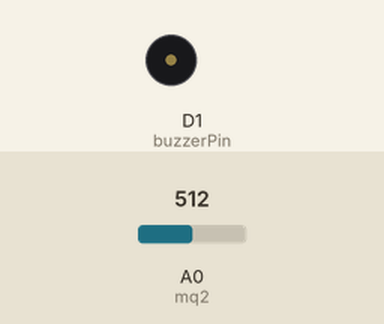
This sketch was run on a simulated ESP8266 (NodeMCU). Parts: buzzer (waves = sounding). The inputs (shaded band) are chosen by the test bench; at power-on: A0 (mq2) = 512. WiFi joins after 1.5 s; servers stay silent unless stated.

Above: at 3.0 s.
3.1 s: A0 (mq2) set to 693
5.0 s: A0 (mq2) set to 716
At 6.2 s:
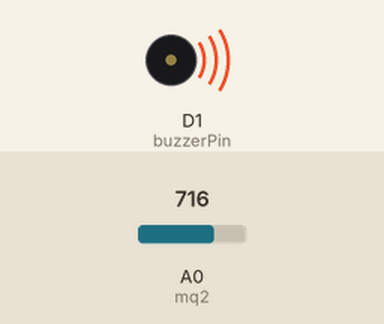
9.1 s: A0 (mq2) set to 690
At 10.6 s:
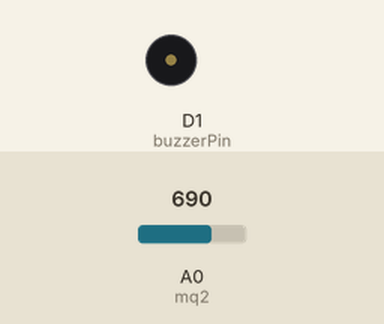
11.3 s: A0 (mq2) set to 710
At 12.6 s:
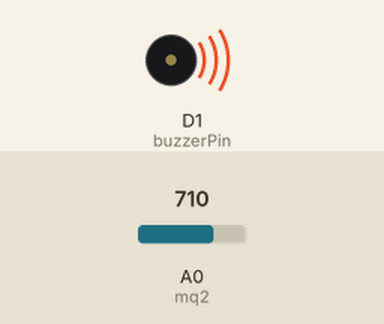
Timing chart, 0 to 14.3 s (numbered marks = the images above; inputs shaded):
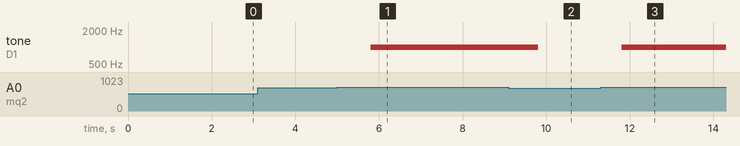

Measured:
- the behaviour switches between 700 and 701 on A0 (mq2) (found by bisection; images 0 and 1)
- after the input at 3.1 s, every drawn part: stays the same
- after the input at 5.0 s, tone on D1 (buzzerPin): silent → 1000 Hz after 0.80 s
- after the input at 9.1 s, tone on D1 (buzzerPin): 1000 Hz → silent after 0.71 s
- after the input at 11.3 s, tone on D1 (buzzerPin): silent → 1000 Hz after 0.50 s

The sketch:

sketch_apr14a.ino
```cpp
#define BLYNK_TEMPLATE_ID "TMPL3LH5lYG90"
#define BLYNK_TEMPLATE_NAME "Project"
#include <ESP8266WiFi.h>
#include <BlynkSimpleEsp8266.h>
BlynkTimer timer;
#define BLYNK_PRINT Serial    // Comment this out to disable prints and save space
char auth[] = "0tLpvolIZvNadprbOUZf3IcQ-kHoo2Wx"; //Enter Authentication code sent by Blynk on your regested email
char ssid[] = "Airtel_Shiva"; // Enter WIFI Name Here
char pass[] = "9940204640"; // Enter WIFI Password Here
int mq2 = A0; // smoke sensor is connected with the analog pin A1
int buzzerPin = D1; // buzzer is connected to digital pin D1
int data = 0;
void setup()
{
  Serial.begin(115200);
  Blynk.begin(auth, ssid, pass);
  pinMode(buzzerPin, OUTPUT); // Initialize buzzer pin as an output
  timer.setInterval(1000L, getSendData);
}

void loop()
{
  timer.run(); // Initiates SimpleTimer
  Blynk.run();
}

void getSendData()
{
  data = analogRead(mq2);
  Blynk.virtualWrite(V2, data);
  if (data > 700)
  {
    Blynk.logEvent("Smoke Detected!");
    // Sound the buzzer when smoke is detected
    tone(buzzerPin, 1000); // You can adjust the frequency as needed
    delay(1000); // Buzz for 1 second
    noTone(buzzerPin); // Turn off the buzzer
  }
}
```
